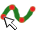

Python code for this plot:
import os
import vtk, qt, slicer
import logging
from SegmentEditorEffects import *

class SegmentEditorEffect(AbstractScriptedSegmentEditorEffect):
  """This effect uses markup fiducials to segment the input volume"""

  def __init__(self, scriptedEffect):
    scriptedEffect.name = 'Draw tube'
    scriptedEffect.perSegment = True # this effect operates on a single selected segment
    AbstractScriptedSegmentEditorEffect.__init__(self, scriptedEffect)

    self.logic = DrawTubeLogic(scriptedEffect)

    # Effect-specific members
    self.segmentMarkupNode = None
    self.segmentMarkupNodeObserver = None
    self.segmentEditorNode = None
    self.segmentEditorNodeObserver = None
    self.segmentModel = None
    self.observedSegmentation = None
    self.segmentObserver = None
    self.buttonToInterpolationTypeMap = {}

  def clone(self):
    # It should not be necessary to modify this method
    import qSlicerSegmentationsEditorEffectsPythonQt as effects
    clonedEffect = effects.qSlicerSegmentEditorScriptedEffect(None)
    clonedEffect.setPythonSource(__file__.replace('\\','/'))
    return clonedEffect

  def icon(self):
    # It should not be necessary to modify this method
    iconPath = os.path.join(os.path.dirname(__file__), 'SegmentEditorEffect.png')
    if os.path.exists(iconPath):
      return qt.QIcon(iconPath)
    return qt.QIcon()

  def helpText(self):
    return """<html>Use markup fiducials to create a tube<br>. The tube is generated to connect the placed points.
</html>"""

  def setupOptionsFrame(self):
    self.interpolationRadioButtons = []

    # Fiducial Placement widget
    self.fiducialPlacementToggle = slicer.qSlicerMarkupsPlaceWidget()
    self.fiducialPlacementToggle.setMRMLScene(slicer.mrmlScene)
    self.fiducialPlacementToggle.placeMultipleMarkups = self.fiducialPlacementToggle.ForcePlaceMultipleMarkups
    self.fiducialPlacementToggle.buttonsVisible = False
    self.fiducialPlacementToggle.show()
    self.fiducialPlacementToggle.placeButton().show()
    self.fiducialPlacementToggle.deleteButton().show()

    # Edit surface button
    self.editButton = qt.QPushButton("Edit")
    self.editButton.objectName = self.__class__.__name__ + 'Edit'
    self.editButton.setToolTip("Edit the previously placed group of fiducials.")

    fiducialActionLayout = qt.QHBoxLayout()
    fiducialActionLayout.addWidget(self.fiducialPlacementToggle)
    fiducialActionLayout.addWidget(self.editButton)
    self.scriptedEffect.addLabeledOptionsWidget("Fiducial Placement: ", fiducialActionLayout)

    # Radius spinbox
    self.radiusSpinBox = slicer.qMRMLSpinBox()
    self.radiusSpinBox.value = self.logic.radius
    self.radiusSpinBox.quantity = 'length'
    self.radiusSpinBox.unitAwareProperties = slicer.qMRMLSpinBox.MaximumValue | slicer.qMRMLSpinBox.Precision | slicer.qMRMLSpinBox.Prefix | slicer.qMRMLSpinBox.Suffix
    self.scriptedEffect.addLabeledOptionsWidget("Radius: ", self.radiusSpinBox)

    # Interpolation buttons
    self.piecewiseLinearButton = qt.QRadioButton("Piecewise linear")
    self.interpolationRadioButtons.append(self.piecewiseLinearButton)
    self.buttonToInterpolationTypeMap[self.piecewiseLinearButton] = "LINEAR"

    self.cardinalSplineButton = qt.QRadioButton("Cardinal spline")
    self.interpolationRadioButtons.append(self.cardinalSplineButton)
    self.buttonToInterpolationTypeMap[self.cardinalSplineButton] = "CARDINAL_SPLINE"

    self.kochanekSplineButton = qt.QRadioButton("Kochanek spline")
    self.interpolationRadioButtons.append(self.kochanekSplineButton)
    self.buttonToInterpolationTypeMap[self.kochanekSplineButton] = "KOCHANEK_SPLINE"

    self.globalPolynomialButton = qt.QRadioButton("Global polynomial")
    self.interpolationRadioButtons.append(self.globalPolynomialButton)
    self.buttonToInterpolationTypeMap[self.globalPolynomialButton] = "GLOBAL_POLYNOMIAL"

    self.movingPolynomialButton = qt.QRadioButton("Moving polynomial")
    self.interpolationRadioButtons.append(self.movingPolynomialButton)
    self.buttonToInterpolationTypeMap[self.movingPolynomialButton] = "MOVING_POLYNOMIAL"

    # Interpolation buttons layout
    interpolationLayout = qt.QGridLayout()
    interpolationLayout.addWidget(self.piecewiseLinearButton, 0, 0)
    interpolationLayout.addWidget(self.cardinalSplineButton, 1, 0)
    interpolationLayout.addWidget(self.kochanekSplineButton, 0, 1)
    interpolationLayout.addWidget(self.globalPolynomialButton, 1, 1)
    interpolationLayout.addWidget(self.movingPolynomialButton, 0, 2)

    self.scriptedEffect.addLabeledOptionsWidget("Interpolation:", interpolationLayout)

    # Apply button
    self.applyButton = qt.QPushButton("Apply")
    self.applyButton.objectName = self.__class__.__name__ + 'Apply'
    self.applyButton.setToolTip("Generate tube from markup fiducials.")
    self.scriptedEffect.addOptionsWidget(self.applyButton)

    # Cancel button
    self.cancelButton = qt.QPushButton("Cancel")
    self.cancelButton.objectName = self.__class__.__name__ + 'Cancel'
    self.cancelButton.setToolTip("Clear fiducials and remove from scene.")

    # Finish action buttons
    finishAction = qt.QHBoxLayout()
    finishAction.addWidget(self.cancelButton)
    finishAction.addWidget(self.applyButton)
    self.scriptedEffect.addOptionsWidget(finishAction)

    # Connections
    for button in self.interpolationRadioButtons:
      button.connect('toggled(bool)',
      lambda toggle, widget=self.buttonToInterpolationTypeMap[button]: self.onInterpolationSelectionChanged(widget, toggle))
    self.applyButton.connect('clicked()', self.onApply)
    self.cancelButton.connect('clicked()', self.onCancel)
    self.editButton.connect('clicked()', self.onEdit)
    self.fiducialPlacementToggle.placeButton().clicked.connect(self.onFiducialPlacementToggleChanged)
    self.radiusSpinBox.connect('valueChanged(double)', self.onRadiusChanged)

  def activate(self):
    self.scriptedEffect.showEffectCursorInSliceView = False
    # Create empty markup fiducial node
    if not self.segmentMarkupNode:
      self.createNewMarkupNode()
      self.fiducialPlacementToggle.setCurrentNode(self.segmentMarkupNode)
      self.setAndObserveSegmentMarkupNode(self.segmentMarkupNode)
      self.fiducialPlacementToggle.setPlaceModeEnabled(False)
    self.setAndObserveSegmentEditorNode(self.scriptedEffect.parameterSetNode())
    self.observeSegmentation(True)
    self.updateGUIFromMRML()

  def deactivate(self):
    self.reset()
    self.observeSegmentation(False)
    self.setAndObserveSegmentEditorNode(None)

  def createCursor(self, widget):
    # Turn off effect-specific cursor for this effect
    return slicer.util.mainWindow().cursor

  def setMRMLDefaults(self):
    self.scriptedEffect.setParameterDefault("Interpolation", "MOVING_POLYNOMIAL")

  def updateGUIFromMRML(self):
    if self.segmentMarkupNode:
      self.cancelButton.setEnabled(self.segmentMarkupNode.GetNumberOfFiducials() is not 0)
      self.applyButton.setEnabled(self.segmentMarkupNode.GetNumberOfFiducials() >= 3)

    segmentID = self.scriptedEffect.parameterSetNode().GetSelectedSegmentID()
    segmentationNode = self.scriptedEffect.parameterSetNode().GetSegmentationNode()
    if segmentID and segmentationNode:
      segment = segmentationNode.GetSegmentation().GetSegment(segmentID)
      self.editButton.setVisible(segment.HasTag("DrawTubeEffectMarkupPositions"))

    interpolationButton = [key for key, value in self.buttonToInterpolationTypeMap.iteritems() if value ==
                       self.scriptedEffect.parameter("Interpolation")][0]
    interpolationButton.setChecked(True)

  #
  # Effect specific methods (the above ones are the API methods to override)
  #

  def onInterpolationSelectionChanged(self, interpolationName, toggle):
    if not toggle:
      return
    self.scriptedEffect.setParameter("Interpolation", interpolationName)
    self.updateModelFromSegmentMarkupNode()

  def onFiducialPlacementToggleChanged(self):
    if self.fiducialPlacementToggle.placeButton().isChecked():
      # Create empty model node
      if self.segmentModel is None:
        self.segmentModel = slicer.mrmlScene.AddNewNodeByClass("vtkMRMLModelNode")
        self.segmentModel.SetName("SegmentEditorDrawTubeModel")

      # Create empty markup fiducial node
      if self.segmentMarkupNode is None:
        self.createNewMarkupNode()
        self.fiducialPlacementToggle.setCurrentNode(self.segmentMarkupNode)

  def onRadiusChanged(self, radius):
    self.logic.radius = radius
    self.updateModelFromSegmentMarkupNode()

  def onSegmentModified(self, caller, event):
    if not self.editButton.isEnabled() and self.segmentMarkupNode.GetNumberOfFiducials() is not 0:
      self.reset()
      self.createNewMarkupNode()
      self.fiducialPlacementToggle.setCurrentNode(self.segmentMarkupNode)
    else:
      self.updateGUIFromMRML()

    if self.segmentModel:
      # Get color of edited segment
      segmentationNode = self.scriptedEffect.parameterSetNode().GetSegmentationNode()
      displayNode = segmentationNode.GetDisplayNode()
      if displayNode is None:
        logging.error("preview: Invalid segmentation display node!")
        color = [0.5, 0.5, 0.5]
      segmentID = self.scriptedEffect.parameterSetNode().GetSelectedSegmentID()
      r, g, b = segmentationNode.GetSegmentation().GetSegment(segmentID).GetColor()
      if (r,g,b) != self.segmentModel.GetDisplayNode().GetColor():
        self.segmentModel.GetDisplayNode().SetColor(r, g, b)  # Edited segment color

  def onCancel(self):
    self.reset()
    self.createNewMarkupNode()
    self.fiducialPlacementToggle.setCurrentNode(self.segmentMarkupNode)

  def onEdit(self):
    # Create empty model node
    if self.segmentModel is None:
      self.segmentModel = slicer.vtkMRMLModelNode()
      slicer.mrmlScene.AddNode(self.segmentModel)

    segmentID = self.scriptedEffect.parameterSetNode().GetSelectedSegmentID()
    segmentationNode = self.scriptedEffect.parameterSetNode().GetSegmentationNode()
    segment = segmentationNode.GetSegmentation().GetSegment(segmentID)

    fPosStr = vtk.mutable("")
    segment.GetTag("DrawTubeEffectMarkupPositions", fPosStr)
    # convert from space-separated list o fnumbers to 1D array
    import numpy
    fPos = numpy.fromstring(str(fPosStr), sep=' ')
    # convert from 1D array (N*3) to 2D array (N,3)
    fPosNum = int(len(fPos)/3)
    fPos = fPos.reshape((fPosNum, 3))
    for i in xrange(fPosNum):
      self.segmentMarkupNode.AddFiducialFromArray(fPos[i])

    self.editButton.setEnabled(False)
    self.updateModelFromSegmentMarkupNode()

  def reset(self):
    if self.fiducialPlacementToggle.placeModeEnabled:
      self.fiducialPlacementToggle.setPlaceModeEnabled(False)

    if not self.editButton.isEnabled():
      self.editButton.setEnabled(True)

    if self.segmentModel:
      slicer.mrmlScene.RemoveNode(self.segmentModel)
      self.segmentModel = None

    if self.segmentMarkupNode:
      slicer.mrmlScene.RemoveNode(self.segmentMarkupNode)
      self.setAndObserveSegmentMarkupNode(None)

  def onApply(self):
    # Allow users revert to this state by clicking Undo
    self.scriptedEffect.saveStateForUndo()

    # This can be a long operation - indicate it to the user
    qt.QApplication.setOverrideCursor(qt.Qt.WaitCursor)
    self.observeSegmentation(False)
    self.logic.cutSurfaceWithModel(self.segmentMarkupNode, self.segmentModel)
    self.reset()
    self.createNewMarkupNode()
    self.fiducialPlacementToggle.setCurrentNode(self.segmentMarkupNode)
    self.observeSegmentation(True)
    qt.QApplication.restoreOverrideCursor()

  def observeSegmentation(self, observationEnabled):
    import vtkSegmentationCore
    if self.scriptedEffect.parameterSetNode().GetSegmentationNode():
      segmentation = self.scriptedEffect.parameterSetNode().GetSegmentationNode().GetSegmentation()
    else:
      segmentation = None
    # Remove old observer
    if self.observedSegmentation:
      self.observedSegmentation.RemoveObserver(self.segmentObserver)
      self.segmentObserver = None
    # Add new observer
    if observationEnabled and segmentation is not None:
      self.observedSegmentation = segmentation
      self.segmentObserver = self.observedSegmentation.AddObserver(vtkSegmentationCore.vtkSegmentation.SegmentModified,
                                                                   self.onSegmentModified)

  def createNewMarkupNode(self):
    # Create empty markup fiducial node
    if self.segmentMarkupNode is None:
      displayNode = slicer.mrmlScene.AddNewNodeByClass("vtkMRMLMarkupsDisplayNode")
      displayNode.SetTextScale(0)
      self.segmentMarkupNode = slicer.mrmlScene.AddNewNodeByClass("vtkMRMLMarkupsFiducialNode")
      self.segmentMarkupNode.SetName('T')
      self.segmentMarkupNode.SetAndObserveDisplayNodeID(displayNode.GetID())
      self.setAndObserveSegmentMarkupNode(self.segmentMarkupNode)
      self.updateGUIFromMRML()

  def setAndObserveSegmentMarkupNode(self, segmentMarkupNode):
    if segmentMarkupNode == self.segmentMarkupNode and self.segmentMarkupNodeObserver:
      # no change and node is already observed
      return
    # Remove observer to old parameter node
    if self.segmentMarkupNode and self.segmentMarkupNodeObserver:
      self.segmentMarkupNode.RemoveObserver(self.segmentMarkupNodeObserver)
      self.segmentMarkupNodeObserver = None
    # Set and observe new parameter node
    self.segmentMarkupNode = segmentMarkupNode
    if self.segmentMarkupNode:
      self.segmentMarkupNodeObserver = self.segmentMarkupNode.AddObserver(vtk.vtkCommand.ModifiedEvent,
                                                                          self.onSegmentMarkupNodeModified)
    # Update GUI
    self.updateModelFromSegmentMarkupNode()

  def onSegmentMarkupNodeModified(self, observer, eventid):
    self.updateModelFromSegmentMarkupNode()
    self.updateGUIFromMRML()

  def setAndObserveSegmentEditorNode(self, segmentEditorNode):
    if segmentEditorNode == self.segmentEditorNode and self.segmentEditorNodeObserver:
      # no change and node is already observed
      return
      # Remove observer to old parameter node
    if self.segmentEditorNode and self.segmentEditorNodeObserver:
      self.segmentEditorNode.RemoveObserver(self.segmentEditorNodeObserver)
      self.segmentEditorNodeObserver = None
      # Set and observe new parameter node
    self.segmentEditorNode = segmentEditorNode
    if self.segmentEditorNode:
      self.segmentEditorNodeObserver = self.segmentEditorNode.AddObserver(vtk.vtkCommand.ModifiedEvent,
                                                                          self.onSegmentEditorNodeModified)

  def onSegmentEditorNodeModified(self, observer, eventid):
    # Get color of edited segment
    segmentationNode = self.scriptedEffect.parameterSetNode().GetSegmentationNode()
    segmentID = self.scriptedEffect.parameterSetNode().GetSelectedSegmentID()
    if segmentID and self.segmentModel:
      r, g, b = segmentationNode.GetSegmentation().GetSegment(segmentID).GetColor()
      if (r, g, b) != self.segmentModel.GetDisplayNode().GetColor():
        self.segmentModel.GetDisplayNode().SetColor(r, g, b)  # Edited segment color

    self.updateGUIFromMRML()

  def updateModelFromSegmentMarkupNode(self):
    if not self.segmentMarkupNode or not self.segmentModel:
      return
    self.logic.updateModelFromMarkup(self.segmentMarkupNode, self.segmentModel)

  def interactionNodeModified(self, interactionNode):
    # Override default behavior: keep the effect active if markup placement mode is activated
    pass

class DrawTubeLogic(object):

  def __init__(self, scriptedEffect):
    self.scriptedEffect = scriptedEffect
    self.radius = 1.0
    import vtkSlicerMarkupsToModelModuleLogicPython
    self.curveGenerator = vtkSlicerMarkupsToModelModuleLogicPython.vtkCurveGenerator()

  def updateModelFromMarkup(self, inputMarkup, outputModel):
    """
    Update model to enclose all points in the input markup list
    """

    # Create default model display node if does not exist yet
    if not outputModel.GetDisplayNode():
      modelDisplayNode = slicer.mrmlScene.CreateNodeByClass("vtkMRMLModelDisplayNode")

      # Get color of edited segment
      segmentationNode = self.scriptedEffect.parameterSetNode().GetSegmentationNode()
      segmentID = self.scriptedEffect.parameterSetNode().GetSelectedSegmentID()
      r, g, b = segmentationNode.GetSegmentation().GetSegment(segmentID).GetColor()

      modelDisplayNode.SetColor(r, g, b)  # Edited segment color
      modelDisplayNode.BackfaceCullingOff()
      modelDisplayNode.SliceIntersectionVisibilityOn()
      modelDisplayNode.SetSliceIntersectionThickness(4)
      modelDisplayNode.SetOpacity(0.3)  # Between 0-1, 1 being opaque
      slicer.mrmlScene.AddNode(modelDisplayNode)
      outputModel.SetAndObserveDisplayNodeID(modelDisplayNode.GetID())

      outputModel.GetDisplayNode().SliceIntersectionVisibilityOn()

    interpolationName = self.scriptedEffect.parameter("Interpolation")
    polynomialFitType = slicer.vtkMRMLMarkupsToModelNode.MovingLeastSquares
    if interpolationName == "LINEAR":
      interpolationType = slicer.vtkMRMLMarkupsToModelNode.Linear
    elif interpolationName == "CARDINAL_SPLINE":
      interpolationType = slicer.vtkMRMLMarkupsToModelNode.CardinalSpline
    elif interpolationName == "KOCHANEK_SPLINE":
      interpolationType = slicer.vtkMRMLMarkupsToModelNode.KochanekSpline
    elif interpolationName == "GLOBAL_POLYNOMIAL":
      interpolationType = slicer.vtkMRMLMarkupsToModelNode.Polynomial
      polynomialFitType = slicer.vtkMRMLMarkupsToModelNode.GlobalLeastSquares
    elif interpolationName == "MOVING_POLYNOMIAL":
      interpolationType = slicer.vtkMRMLMarkupsToModelNode.Polynomial
      polynomialFitType = slicer.vtkMRMLMarkupsToModelNode.MovingLeastSquares

    markupsToModel = slicer.modules.markupstomodel.logic()
    # Create tube from points
    markupsToModel.UpdateOutputCurveModel( inputMarkup, outputModel,
      interpolationType, False, self.radius, 8, 5, True, 3,
      slicer.vtkMRMLMarkupsToModelNode.RawIndices, self.curveGenerator,
      polynomialFitType )

  def cutSurfaceWithModel(self, segmentMarkupNode, segmentModel):
    import vtkSegmentationCore

    if not segmentMarkupNode:
      raise AttributeError("{}: segment markup node not set.".format(self.__class__.__name__))
    if not segmentModel:
      raise AttributeError("{}: segment model not set.".format(self.__class__.__name__))

    if segmentMarkupNode and segmentModel.GetPolyData().GetNumberOfCells() > 0:
      segmentationNode = self.scriptedEffect.parameterSetNode().GetSegmentationNode()
      if not segmentationNode:
        raise AttributeError("{}: Segmentation node not set.".format(self.__class__.__name__))

      modifierLabelmap = self.scriptedEffect.defaultModifierLabelmap()
      if not modifierLabelmap:
        raise AttributeError("{}: ModifierLabelmap not set. This can happen for various reasons:\n"
                             "No master volume set for segmentation,\n"
                             "No existing segments for segmentation, or\n"
                             "No referenceImageGeometry is specified in the segmentation".format(self.__class__.__name__))

      WorldToModifierLabelmapIjkTransform = vtk.vtkTransform()

      WorldToModifierLabelmapIjkTransformer = vtk.vtkTransformPolyDataFilter()
      WorldToModifierLabelmapIjkTransformer.SetTransform(WorldToModifierLabelmapIjkTransform)
      WorldToModifierLabelmapIjkTransformer.SetInputConnection(segmentModel.GetPolyDataConnection())

      segmentationToSegmentationIjkTransformMatrix = vtk.vtkMatrix4x4()
      modifierLabelmap.GetImageToWorldMatrix(segmentationToSegmentationIjkTransformMatrix)
      segmentationToSegmentationIjkTransformMatrix.Invert()
      WorldToModifierLabelmapIjkTransform.Concatenate(segmentationToSegmentationIjkTransformMatrix)

      worldToSegmentationTransformMatrix = vtk.vtkMatrix4x4()
      slicer.vtkMRMLTransformNode.GetMatrixTransformBetweenNodes(None, segmentationNode.GetParentTransformNode(),
                                                                 worldToSegmentationTransformMatrix)
      WorldToModifierLabelmapIjkTransform.Concatenate(worldToSegmentationTransformMatrix)
      WorldToModifierLabelmapIjkTransformer.Update()

      polyToStencil = vtk.vtkPolyDataToImageStencil()
      polyToStencil.SetOutputSpacing(1.0, 1.0, 1.0)
      polyToStencil.SetInputConnection(WorldToModifierLabelmapIjkTransformer.GetOutputPort())
      boundsIjk = WorldToModifierLabelmapIjkTransformer.GetOutput().GetBounds()
      modifierLabelmapExtent = self.scriptedEffect.modifierLabelmap().GetExtent()
      polyToStencil.SetOutputWholeExtent(modifierLabelmapExtent[0], modifierLabelmapExtent[1],
                                         modifierLabelmapExtent[2], modifierLabelmapExtent[3],
                                         int(round(boundsIjk[4])), int(round(boundsIjk[5])))
      polyToStencil.Update()

      stencilData = polyToStencil.GetOutput()
      stencilExtent = [0, -1, 0, -1, 0, -1]
      stencilData.SetExtent(stencilExtent)

      stencilToImage = vtk.vtkImageStencilToImage()
      stencilToImage.SetInputConnection(polyToStencil.GetOutputPort())
      stencilToImage.SetInsideValue(1.0)
      stencilToImage.SetOutsideValue(0.0)
      stencilToImage.SetOutputScalarType(modifierLabelmap.GetScalarType())

      stencilPositioner = vtk.vtkImageChangeInformation()
      stencilPositioner.SetInputConnection(stencilToImage.GetOutputPort())
      stencilPositioner.SetOutputSpacing(modifierLabelmap.GetSpacing())
      stencilPositioner.SetOutputOrigin(modifierLabelmap.GetOrigin())

      stencilPositioner.Update()
      orientedStencilPositionerOutput = vtkSegmentationCore.vtkOrientedImageData()
      orientedStencilPositionerOutput.ShallowCopy(stencilToImage.GetOutput())
      imageToWorld = vtk.vtkMatrix4x4()
      modifierLabelmap.GetImageToWorldMatrix(imageToWorld)
      orientedStencilPositionerOutput.SetImageToWorldMatrix(imageToWorld)

      vtkSegmentationCore.vtkOrientedImageDataResample.ModifyImage(
        modifierLabelmap, orientedStencilPositionerOutput,
        vtkSegmentationCore.vtkOrientedImageDataResample.OPERATION_MAXIMUM)

      self.scriptedEffect.modifySelectedSegmentByLabelmap(
        modifierLabelmap, slicer.qSlicerSegmentEditorAbstractEffect.ModificationModeSet )

      # get fiducial positions as space-separated list
      import numpy
      n = segmentMarkupNode.GetNumberOfFiducials()
      fPos = []
      for i in xrange(n):
        coord = [0.0, 0.0, 0.0]
        segmentMarkupNode.GetNthFiducialPosition(i, coord)
        fPos.extend(coord)
      fPosString = ' '.join(map(str, fPos))

      segmentID = self.scriptedEffect.parameterSetNode().GetSelectedSegmentID()
      segment = segmentationNode.GetSegmentation().GetSegment(segmentID)
      segment.SetTag("DrawTubeEffectMarkupPositions", fPosString)
